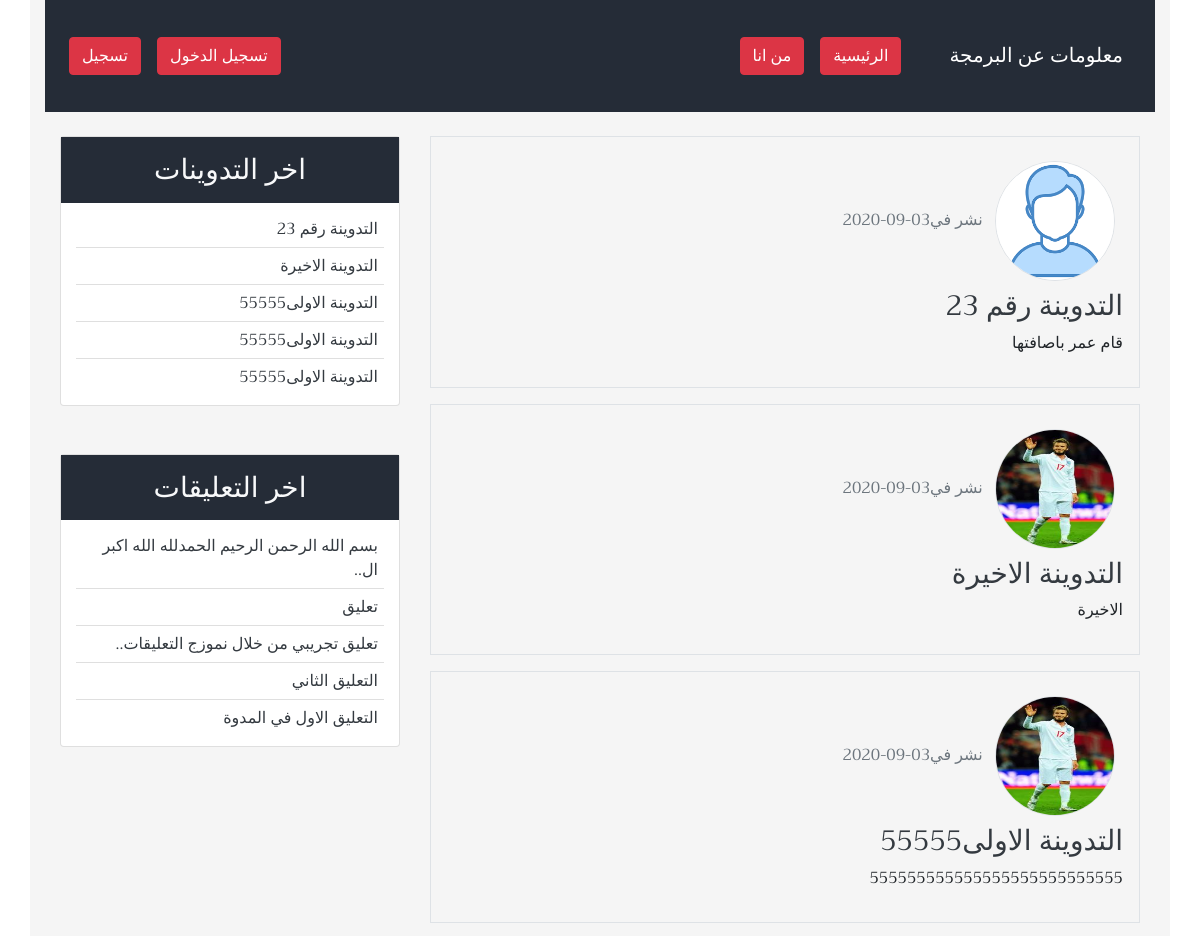
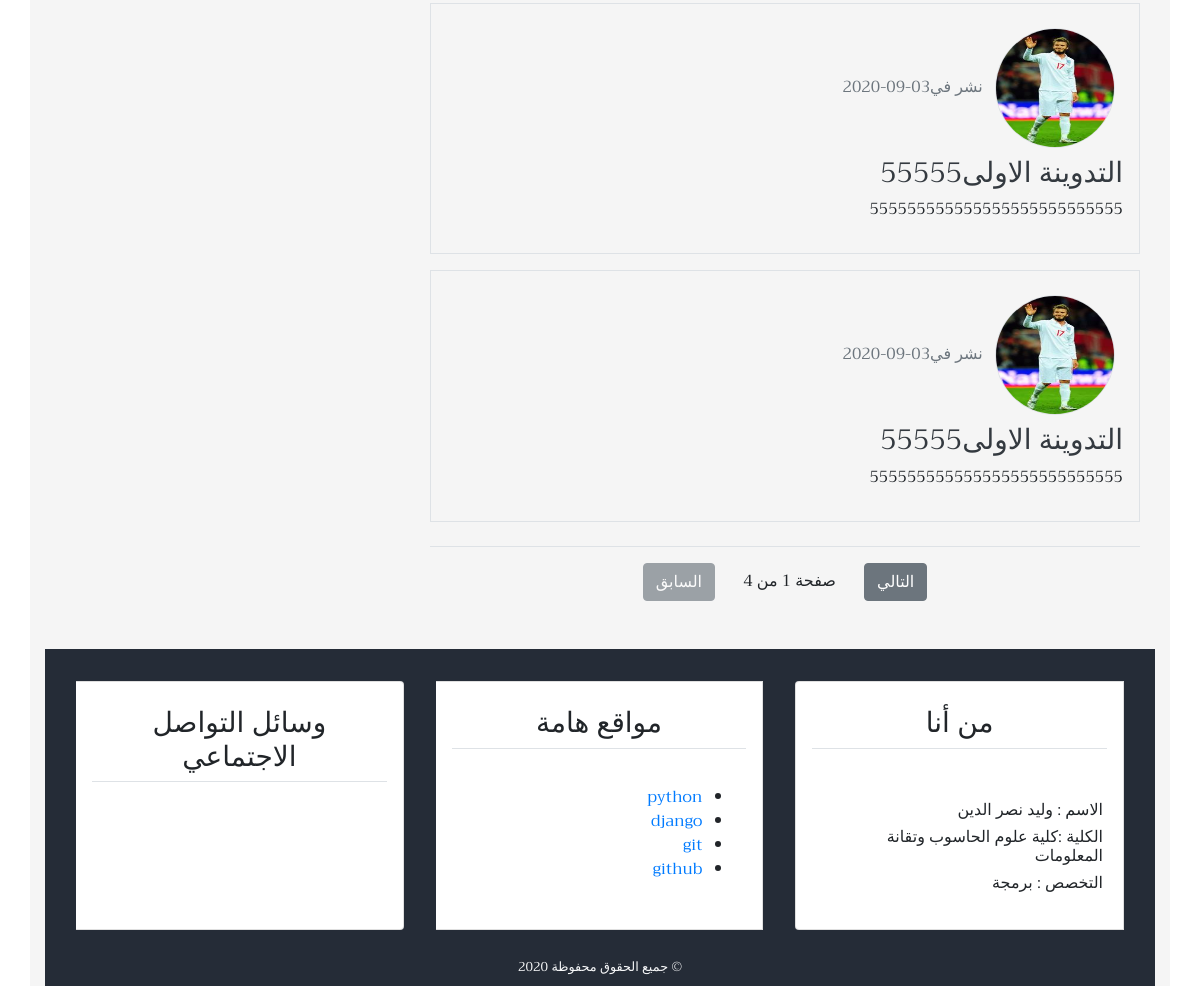
Before: / with the older database file (2 pictures, top to bottom).
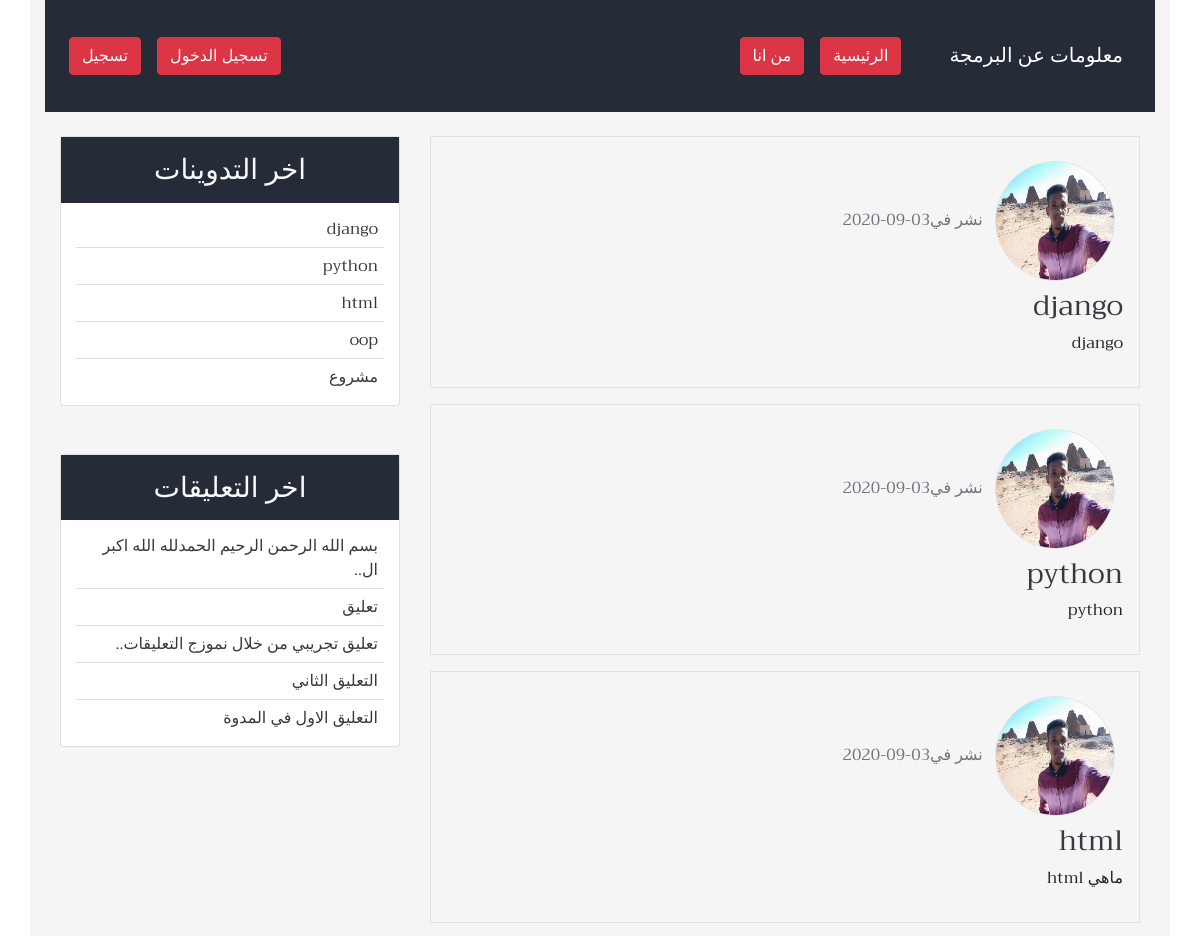
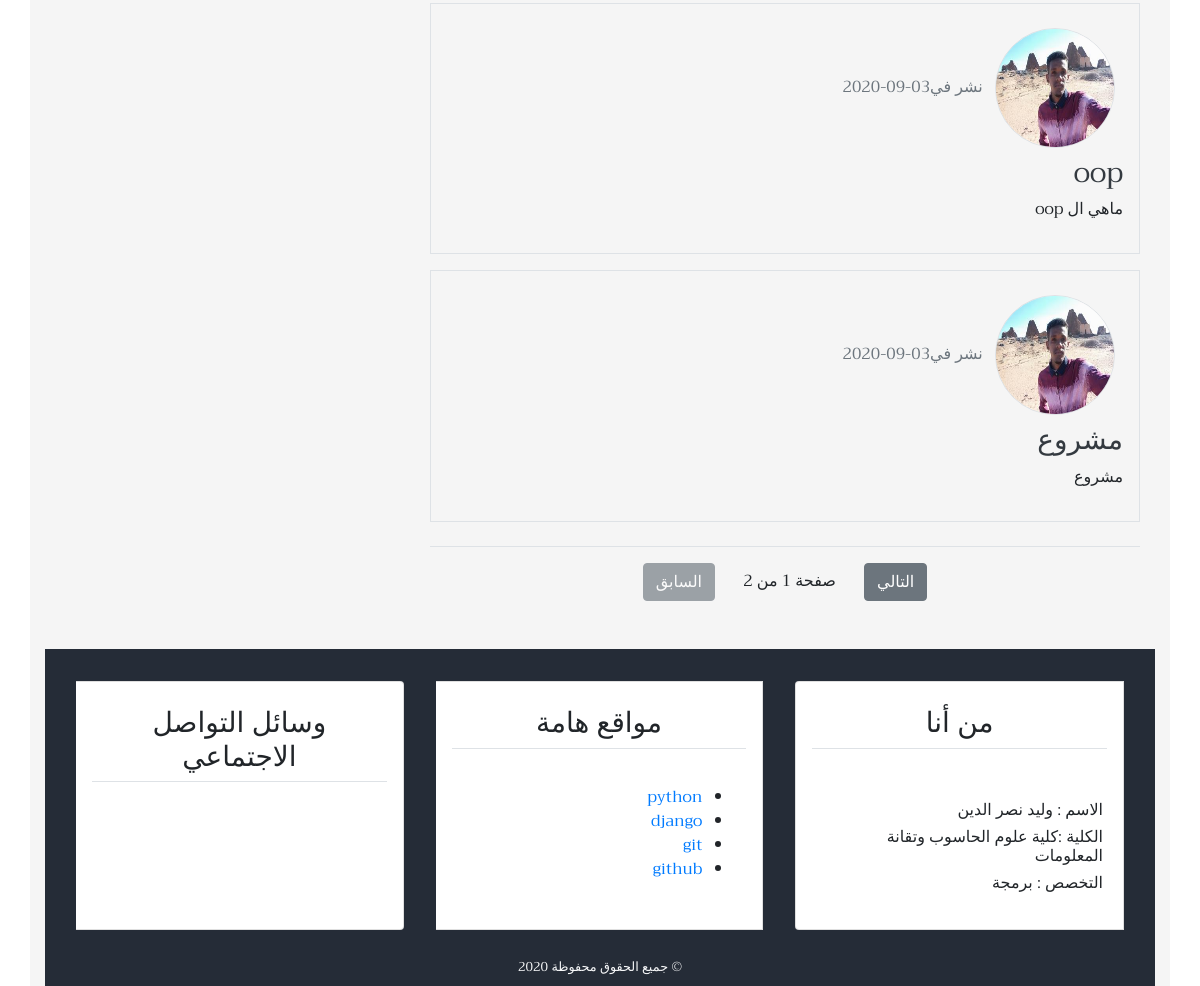
After: the same page with the newer database file (2 pictures, top to bottom).
### blog/models.py (models this page shows, shortened)
class Post(models.Model):
    title =       models.CharField(max_length=100)
    content =     models.TextField()
    post_date =   models.DateTimeField(default=timezone.now)
    post_update = models.DateTimeField(auto_now=True)
    author =      models.ForeignKey(User, on_delete=models.CASCADE)
    class Meta:
        ordering = ('-post_date',)

class Comment(models.Model):
    name = models.CharField(max_length=50, verbose_name='الاسم')
    email = models.EmailField(verbose_name='البريد الإلكتروني')
    body = models.TextField(verbose_name='التعليق')
    comment_data = models.DateTimeField(auto_now_add=True)
    active = models.BooleanField(default=False)
    post = models.ForeignKey(Post, on_delete=models.CASCADE, related_name='comments')
    class Meta:
        ordering = ('-comment_data',)

### user/models.py (models this page shows, shortened)
class Profile(models.Model):
    image = models.ImageField(default='default.jpg', upload_to='profile_pics')
    user = models.OneToOneField(User, on_delete=models.CASCADE)

### blog/views.py (the view)
# urls.py: path('', views.home, name="home"),
def home(request):
    posts = Post.objects.all()
    paginator = Paginator(posts, 5)
    page = request.GET.get('page')
    try:
        posts = paginator.page(page)
    except PageNotAnInteger:
        posts = paginator.page(1)
    except EmptyPage:
        posts = paginator.page(paginator.num_page)
    context = {
        'title':'الصفحة الرئيسية',
        'posts': posts,
    }
    return render(request, 'blog/index.html', context)

### blog/templatetags/post_tag.py (called while the page is built)
@register.inclusion_tag('blog/latest_posts.html')
def latest_posts():
    context = {
        'l_posts': Post.objects.all()[0:5],
    }
    return context

@register.inclusion_tag('blog/latest_comments.html')
def latest_comments():
    context = {
        'l_comments': Comment.objects.filter(active=True)[:5],
    }
    return context

### blog/templates/blog/index.html (shortened to what this page needs)
{% extends 'blog/base.html' %}
{% block content %}
{% for post in posts %}
<div class="border p-3 mb-3">
    <img  class="img-fluid rounded-circle border m-2" style="width: 120px; height:120px;"
           src="{{post.author.profile.image.url}}"
           alt="صورة الناشر">
    <span class="text-secondary">نشر في{{post.post_date|date:'d-m-Y'}}</span>
    <h3><a class="text-dark" href="{% url 'detail' post.id %}">{{post.title}}</a></h3>
    <p>{{post.content}}</p>
</div>
{% endfor %}
{% include 'blog/pagination.html' with page=posts %}
{% endblock content %}

### blog/templates/blog/base.html (shortened to what this page needs)
{% load static %}
{% load post_tag %}
<!DOCTYPE html>
<html lang="ar">
<head>
    <link rel="stylesheet" href="{% static 'blog/css/bootstrap.min.css' %}">
    <link rel="stylesheet" href="{% static 'blog/css/main.css' %}">
</head>
<body>
<div class="container">
  <div id="container">
    <header>
        <nav class="navbar navbar-expand-lg navbar-light bg-light">
            <a class="navbar-brand" href="#">
                <font color="white">معلومات عن البرمجة</font></a>
            <div class="collapse navbar-collapse" id="navbarSupportedContent">
              <ul class="navbar-nav">
                <li class="nav-item active">
                    <a class="nav-link" href="{% url 'home' %}"><span class="sr-only">(current)</span><button type="button" class="btn btn-danger">الرئيسية</button></a>
                </li>
                <li class="nav-item">
                    <a class="nav-link" href="{% url 'about' %}"><button type="button" class="btn btn-danger">من انا</button></a>
                  </li>
              </ul>
              {% if user.is_authenticated %}
              <ul class="navbar-nav mr-auto">
               <li class="nav-item"><a  class="nav-link" href="{% url 'new_post' %}"><button type="button" class="btn btn-danger">تدوينة جديدة</button></a></li>
               <li class="nav-item"><a  class="nav-link" href="{% url 'profile' %}"><button type="button" class="btn btn-danger">الملف الشخصي</button></a></li>
               <li class="nav-item"><a  class="nav-link" href="{% url 'logout' %}"><button type="button" class="btn btn-danger">تسجيل خروج</button></a></li>
              </ul>
              {% else %}
              <ul class="navbar-nav mr-auto">
               <li class="nav-item"><a  class="nav-link" href="{% url 'login' %}"><button type="button" class="btn btn-danger">تسجيل الدخول</button></a></li>
               <li class="nav-item"><a  class="nav-link" href="{% url 'register' %}"><button type="button" class="btn btn-danger">تسجيل</button></a></li>
              </ul>
              {% endif %}
            </div>
            <br><br><br><br>
          </nav>
    </header>
    <section>
        <div class="container">
            <div class="row mt-4">
                <div class="col-md-8">
                    {% block content %}
                    {% endblock content %}
                </div>
                <div class="col-md-4">
                    <div class="card mb-5">
                        <h3 class="text-center bg-secondary text-light p-3">اخر التدوينات</h3>
                         {% latest_posts %}
                    </div>
                    <div class="card mb-3">
                        <h3 class="text-center bg-secondary text-light p-3">اخر التعليقات</h3>
                        {% latest_comments %}
                    </div>
                </div>
            </div>
        </div>
    </section>
    <footer class="bg-secondary">
        <div class="container-fluid">
            <div class="row">
                <div class="col-md">
                    <div class="card-group mt-3">
                        <div class="card m-3">
                            <h3 class="card-title text-center border-bottom p-2 m-3">من أنا</h3>
                            <div class="card-body">
                                <p>
                                   <h6>الاسم : وليد نصر الدين </h6>
                                   <h6> الكلية :كلية علوم الحاسوب وتقانة المعلومات </h6>
                                   <h6>التخصص : برمجة</h6>
                                </p>
                            </div>
                        </div>
                        <div class="card m-3">
                            <h3 class="card-title text-center border-bottom p-2 m-3">مواقع هامة</h3>
                            <div class="card-body">
                                <ul>
                                    <li><a  href="www.python.org/">python</a></li>
                                    <li><a  href="docs.djangoproject.com/en/3.1/">django</a></li>
                                    <li><a  href="#">git</a></li>
                                    <li><a  href="#">github</a></li>
                                </ul>
                            </div>
                        </div>
                        <div class="card m-3">
                          <h3 class="card-title text-center border-bottom p-2 m-3">وسائل التواصل الاجتماعي</h3>
                          <h4 class="card-body text-center">
                          </h4>
                      </div>
                    </div>
                </div>
            </div>
            <div class="row p-2">
                <div class="col-md text-center">
                    <small class="text-light">&copy; جميع الحقوق محفوظة {% now 'Y' %}</small>
                </div>
            </div>
        </div>
    </footer>
  </div>
</div>
</body>
</html>

### blog/templates/blog/pagination.html
<div class="border-top pt-3 mt-4 mb-5 text-center">
    {% if page.has_next %}
    <a class="btn btn-secondary" href="?page={{page.next_page_number}}">التالي</a>
    {% else %}
    <a class="btn btn-secondary  disabled" href="#">التالي</a>
    {% endif %}
    <span class="pr-4 pl-4">صفحة {{page.number}} من {{page.paginator.num_pages}}</span>
    {% if page.has_previous %}
    <a class="btn btn-secondary" href="?page={{page.previous_page_number}}">السابق</a>
    {% else %}
    <a class="btn btn-secondary disabled" href="#">السابق</a>
    {% endif %}
 </div>

### blog/templates/blog/latest_posts.html
<ul class="list-group-flush  latest-post">
    {% for post in l_posts %}
    <li class="list-group-item  latest-post-item">
         <a class="text-dark" href="{% url 'detail' post.id %}">{{post.title}}</a>
    </li>
    {% endfor %}
</ul>

### blog/templates/blog/latest_comments.html
<ul class="list-group-flush  latest-comment">
    {% for comment in l_comments %}
    <li class="list-group-item  latest-comment-item">
        <a class="text-dark" href="{% url 'detail' comment.post.id %}">
            {%if comment.body|length > 25 %}
            {{comment.body|slice:'45'}}..
            {% else %}
            {{comment.body}}
            {% endif %}
        </a>
    </li>
    {% empty %}
    <li class="list-group-item latest-comment-item">لا يوجد تعليقات</li>
    {% endfor %}
</ul>

### blog/static/blog/css/main.css (style rules this page uses)
html, body { direction: rtl; text-align: right; }
body { font-family: 'Trirong', sans-serif; }
.bg-secondary { background: #252c37 !important; }
.bg-light { background: #252c37 !important; }
.latest-post, .latest-comment { padding: 0 15px; }
.latest-post .latest-post-item, .latest-comment .latest-comment-item { padding: 6px; }
.latest-post li:first-child, .latest-comment li:first-child { border-top: 0; }
.latest-post li:last-child, .latest-comment li:last-child { border-bottom: 0; padding-bottom: 0; }
.container { background-color: whitesmoke; }

Changed rows visible on the page:
removed Post: author.profile.image (placeholder picture), post_date "03-09-2020", title "التدوينة رقم 23", content "قام عمر باصافتها"
removed Post: author.profile.image (picture), post_date "03-09-2020", title "التدوينة الاخيرة", content "الاخيرة"
removed Post: author.profile.image (picture), post_date "03-09-2020", title "التدوينة الاولى55555", content "555555555555555555555555555"
removed Post: author.profile.image (picture), post_date "03-09-2020", title "التدوينة الاولى55555", content "555555555555555555555555555"
removed Post: author.profile.image (picture), post_date "03-09-2020", title "التدوينة الاولى55555", content "555555555555555555555555555"
now on this page (row unchanged): Post: author.profile.image (picture), post_date "03-09-2020", title "django", content "django"
now on this page (row unchanged): Post: author.profile.image (picture), post_date "03-09-2020", title "python", content "python"
now on this page (row unchanged): Post: author.profile.image (picture), post_date "03-09-2020", title "html", content "ماهي html"
now on this page (row unchanged): Post: author.profile.image (picture), post_date "03-09-2020", title "oop", content "ماهي ال oop"
now on this page (row unchanged): Post: author.profile.image (picture), post_date "03-09-2020", title "مشروع", content "مشروع"
Other visible differences:
{{ page.paginator.num_pages }}: "4" → "2"
